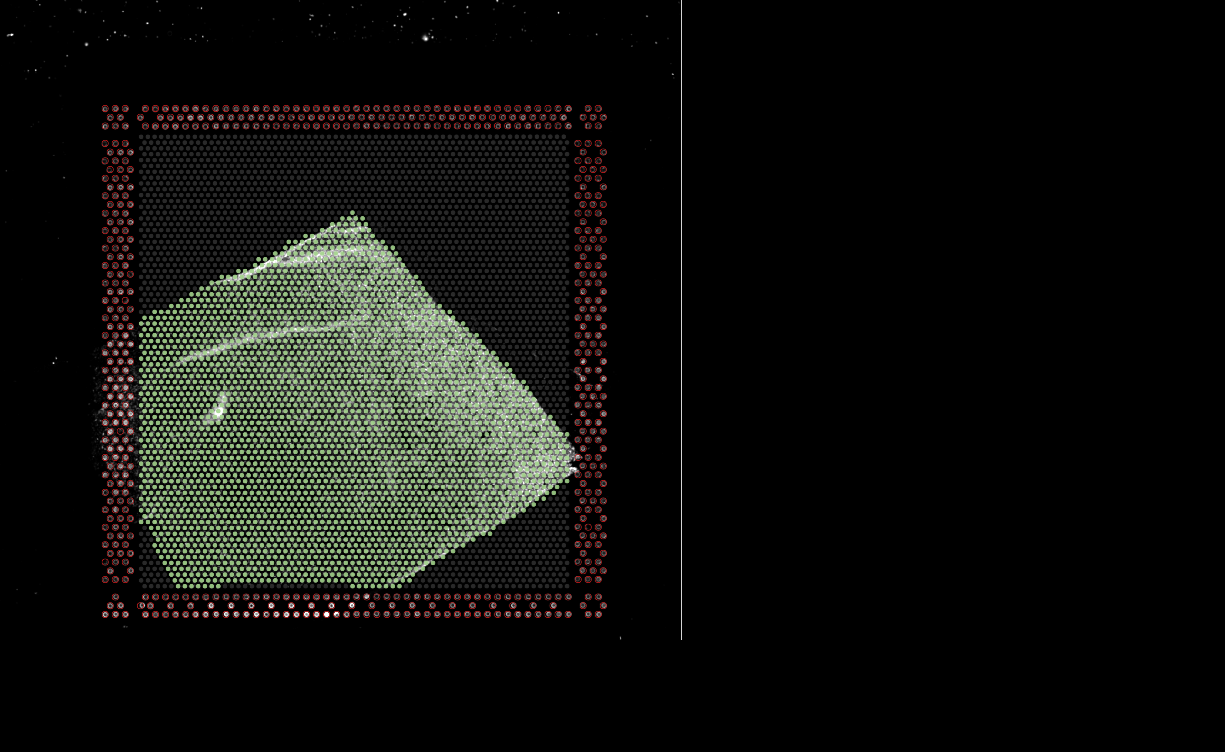
%> input picture processed-data/Images/loupe_alignment_IF/V10B01-087_A1.png, 1225 x 752 px, given in place of V10B01-087_A1.tif, which was not available
$ octave 01-vns.m   (GNU Octave 9; MATLAB toolbox functions it lacks are replaced by stand-ins)
%> lines starting %> are read from the running program, lines starting %| are printed output that depends on the picture; pictures that were not available may be replaced by others from this repository, and a replacement may not be noted
### code/VistoSeg/code/VNS.m
function VNS(fname,N)
%> called with N = 5
%fname = '/dcl02/lieber/ajaffe/SpatialTranscriptomics/LIBD/spatialDLPFC/Images/Lieber_Institute_OTS-20-7748_rush_posterior_A1.tif
%N = 5;
tic
disp('Importing capture area')
Img1 = imread(fname); %import image
%> Img1 is the input picture: size 752x1225x3 uint8; mean R, G, B 16.8, 17.8, 14.5
toc

tic
disp('Performing smoothing and contrast adjustment')
Img1_smooth = imgaussfilt(Img1,4); %smooth image
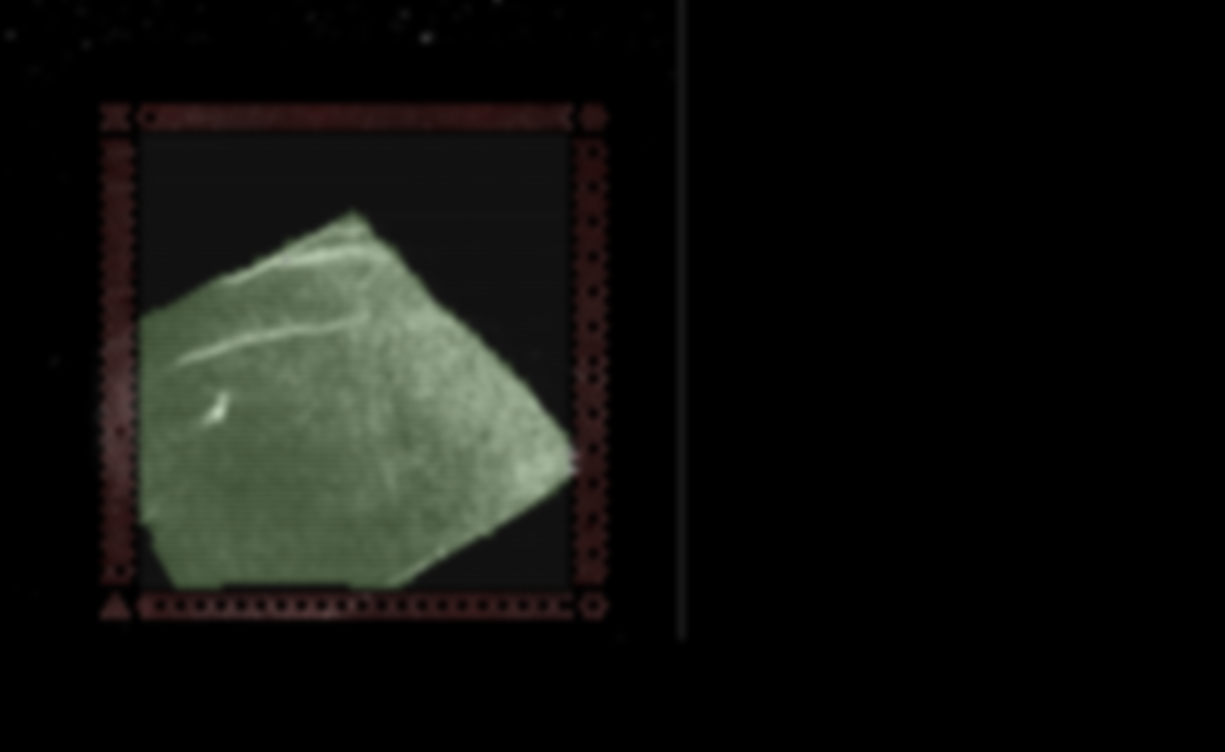
%> Img1_smooth: size 752x1225x3 uint8; mean R, G, B 16.8, 17.8, 14.5; mean of the top-left, top-right, bottom-left and bottom-right quarters 26.9, 0.4, 37.8, 0.2
he = imadjust(Img1_smooth, [.2 .3 0; .6 .7 1],[]); %adjust contrast in image
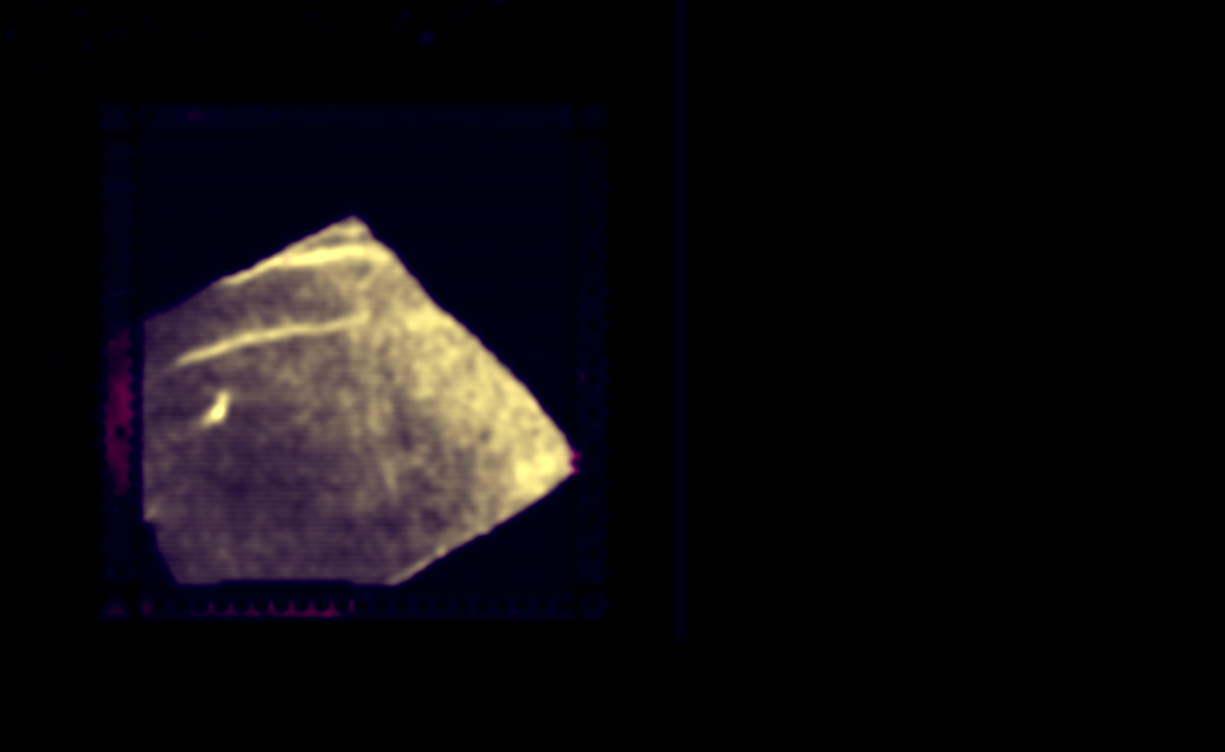
%> he: size 752x1225x3 uint8; mean R, G, B 14.9, 12.1, 14.5
clear Img1_smooth Img1
toc


tic
disp('Performing rgb to Lab color space conversion')
lab_he = rgb2lab(he); % convert from rgb color space to Lab color space
%> lab_he: size 752x1225x3 double; mean of channels 1, 2, 3 5.4, 1.6, -0.7
toc
ab = lab_he(:,:,2:3); % extract a*b color space from Lab
ab = im2single(ab);
tic
disp('Applying Kmeans')
pixel_labels = imsegkmeans(ab,N,'NumAttempts',3); % apply Kmeans
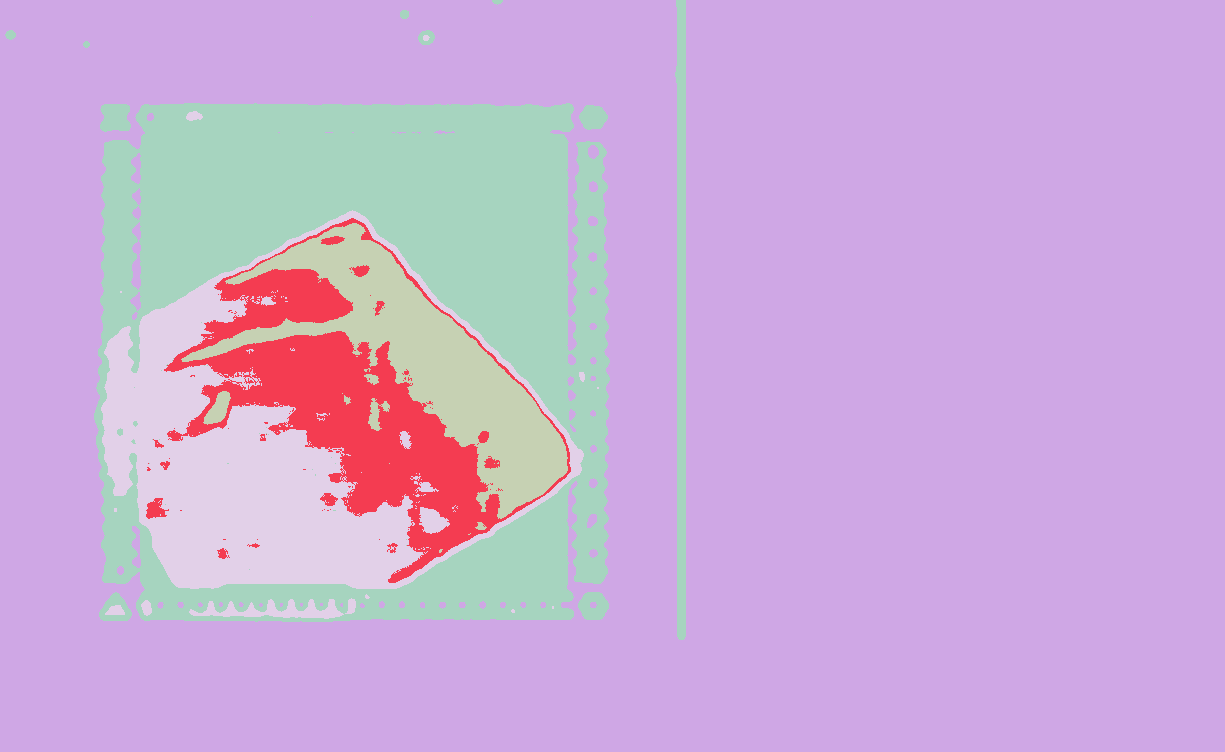
%> pixel_labels: size 752x1225 uint8; 5 distinct labels, from 1 to 5; one colour per label, 0 black
toc

tic
disp('saving outputs')
parfor i = 1:N
mask{i} = pixel_labels==i;
cluster{i} = he .* uint8(mask{i});
imwrite(cluster{i},[fname(1:end-4),'_cluster',num2str(i),'.tif'])
end
%> after the loop, cluster = 5 items; mask = 5 items

save([fname(1:end-4),'_mask.mat'],'mask','-v7.3')
save([fname(1:end-4),'_cluster.mat'],'cluster','-v7.3')
toc

### code/spot_deconvo/06-vistoseg/01-vns.m
sample_ids = ["Br2720_Ant_IF", "Br6432_Ant_IF", "Br6522_Ant_IF", "Br8667_Post_IF"];
img_ids = ["V10B01-087_A1", "V10B01-087_B1", "V10B01-087_C1", "V10B01-087_D1"];

% img_ids(getenv('SGE_TASK_ID')
img_path = strcat("/dcs04/lieber/lcolladotor/spatialDLPFC_LIBD4035/spatialDLPFC/raw-data/Images/VisiumIF/VistoSeg/", img_ids(1), ".tif");

N = 5;

cd '/dcs04/lieber/lcolladotor/spatialDLPFC_LIBD4035/spatialDLPFC/code/spot_deconvo/06-vistoseg/VistoSeg/code'

VNS(img_path, N)
